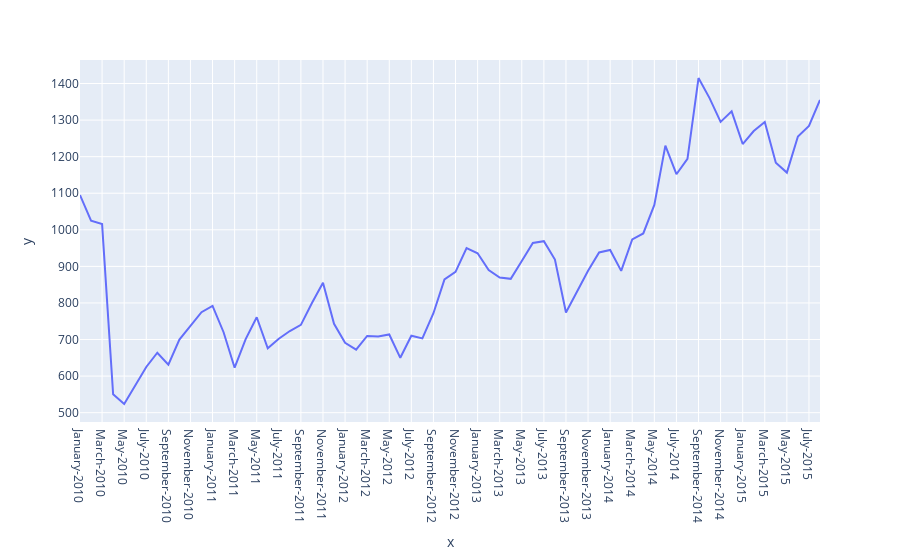

The notebook cell saved with this chart:
### Code cell
px.line(x=data['Month'],y=data['Open Price'])

### Figure 1 — Plotly figure (JSON) as saved in the notebook; plotly's stock layout.template omitted (floating-point values rounded to 4 significant figures)
{"data": [{"hovertemplate": "x=%{x}<br>y=%{y}<extra></extra>", "legendgroup": "", "line": {"color": "#636efa", "dash": "solid"}, "mode": "lines", "name": "", "showlegend": false, "type": "scatter", "x": ["January-2010", "February-2010", "March-2010", "April-2010", "May-2010", "June-2010", "July-2010", "August-2010", "September-2010", "October-2010", "November-2010", "December-2010", "January-2011", "February-2011", "March-2011", "April-2011", "May-2011", "June-2011", "July-2011", "August-2011", "September-2011", "October-2011", "November-2011", "December-2011", "January-2012", "February-2012", "March-2012", "April-2012", "May-2012", "June-2012", "July-2012", "August-2012", "September-2012", "October-2012", "November-2012", "December-2012", "January-2013", "February-2013", "March-2013", "April-2013", "May-2013", "June-2013", "July-2013", "August-2013", "September-2013", "October-2013", "November-2013", "December-2013", "January-2014", "February-2014", "March-2014", "April-2014", "May-2014", "June-2014", "July-2014", "August-2014", "September-2014", "October-2014", "November-2014", "December-2014", "January-2015", "February-2015", "March-2015", "April-2015", "May-2015", "June-2015", "July-2015", "August-2015"], "xaxis": "x", "y": [1095, 1025, 1016.0, 550.4, 524, 573.5, 625, 664, 631, 700, 736.2, 774.8, 792, 720, 622.9, 701, 761, 676, 702, 723.2, 740, 800, 855, 743.1, 691, 672.2, 709.9, 708, 713.8, 650, 710.5, 703, 772, 864.5, 885, 950, 936, 890.2, 869.5, 866, 915, 964, 969, 918.8, 774.0, 833, 888, 938, 945, 887.7, 973.9, 990, 1068, 1230, 1152, 1194, 1415.0, 1360.0, 1295, 1324, 1234.0, 1270, 1295, 1184.0, 1156.0, 1255, 1284, 1355], "yaxis": "y"}], "layout": {"legend": {"tracegroupgap": 0}, "margin": {"t": 60}, "xaxis": {"anchor": "y", "domain": [0, 1], "title": {"text": "x"}}, "yaxis": {"anchor": "x", "domain": [0, 1], "title": {"text": "y"}}}}
